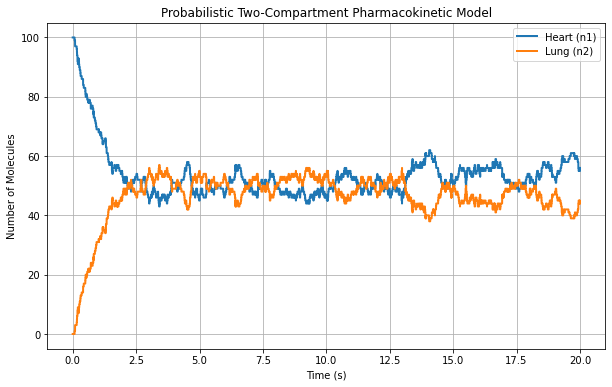

Here is the Python script that generated this plot:
import numpy as np
import matplotlib.pyplot as plt

def simulate_stochastic_pk_model(D, k1, k2, t_max):
    """
    Simulate the two-compartment pharmacokinetic model using the Gillespie SSA.

    Args:
        D: Initial drug dose (number of molecules)
        k1, k2: Transfer rate constants
        t_max: Maximum simulation time
    Returns:
        times: Array of time points
        n1_values: Array of molecule counts in compartment 1 (Heart)
        n2_values: Array of molecule counts in compartment 2 (Lung)
    """
    # Initialize variables
    n1 = D  # Initial number of molecules in compartment 1 (Heart)
    n2 = 0  # Initial number of molecules in compartment 2 (Lung)
    t = 0.0

    times = [t]
    n1_values = [n1]
    n2_values = [n2]

    # Main simulation loop
    while t < t_max:
        # Calculate propensities
        a1 = k2 * n1  # Propensity of Heart to Lung transfer
        a2 = k1 * n2  # Propensity of Lung to Heart transfer
        a0 = a1 + a2  # Total propensity

        if a0 == 0:
            break  # No more reactions can occur

        # Generate random numbers
        r1 = np.random.random()
        r2 = np.random.random()

        # Time to next reaction
        dt = -np.log(r1) / a0
        t += dt

        # Determine which reaction occurs
        if r2 * a0 < a1:
            # Reaction 1 occurs: Heart to Lung
            n1 -= 1
            n2 += 1
        else:
            # Reaction 2 occurs: Lung to Heart
            n1 += 1
            n2 -= 1

        # Ensure molecule counts are non-negative
        n1 = max(n1, 0)
        n2 = max(n2, 0)

        # Record time and molecule counts
        times.append(t)
        n1_values.append(n1)
        n2_values.append(n2)

    return np.array(times), np.array(n1_values), np.array(n2_values)

def plot_stochastic_results(times, n1_values, n2_values):
    """
    Plot the results of the stochastic simulation.

    Args:
        times: Array of time points
        n1_values: Array of molecule counts in compartment 1 (Heart)
        n2_values: Array of molecule counts in compartment 2 (Lung)
    """
    plt.figure(figsize=(10, 6))
    plt.step(times, n1_values, where='post', label='Heart (n1)', linewidth=2)
    plt.step(times, n2_values, where='post', label='Lung (n2)', linewidth=2)
    plt.xlabel('Time (s)')
    plt.ylabel('Number of Molecules')
    plt.title('Probabilistic Two-Compartment Pharmacokinetic Model')
    plt.grid(True)
    plt.legend()
    plt.show()

# Example usage
if __name__ == "__main__":
    # Model parameters
    D = 100  # Initial drug dose (number of molecules)
    k1 = 0.5  # Transfer rate constant from lung to heart
    k2 = 0.5  # Transfer rate constant from heart to lung
    t_max = 20  # Maximum simulation time

    # Run stochastic simulation
    times, n1_values, n2_values = simulate_stochastic_pk_model(D, k1, k2, t_max)

    # Plot results
    plot_stochastic_results(times, n1_values, n2_values)

    # Print some key results
    print(f"Final molecule count in Heart: {n1_values[-1]}")
    print(f"Final molecule count in Lung: {n2_values[-1]}")
